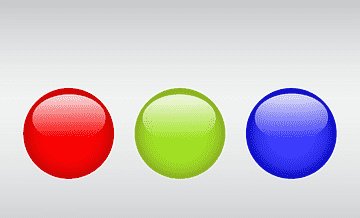
#> input picture 3balls.png, 360 x 218 px
$ python croppingImage.py
#> lines starting #> are read from the running program, lines starting #| are printed output that depends on the picture
import cv2


# soo aqri sawirka..
img = cv2.imread('3balls.png')
#> img is the input picture: shape (218, 360, 3); mean B, G, R 199.6, 197.9, 209.1


# formula: y1:y2, x1,x2
# (x=7, y=80)
# (x=117, y=199)
redBall = img[80:199, 7:117]
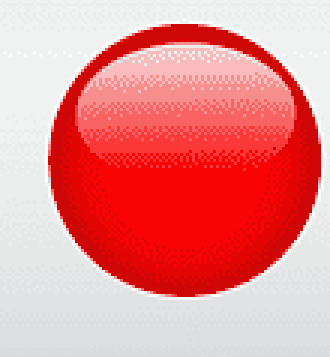
#> redBall: shape (119, 110, 3) (shown 3 times larger); mean B, G, R 141.5, 141.4, 234.1


# new image sameeey, sawirkii hore oo fulllka ka ahaa kasoo qaad oqeebtii aan doorane.
cv2.imwrite('redball.png', redBall)


# soo bandhig full iamgeka.
cv2.imshow("Image", img)
cv2.waitKey(0)
cv2.destroyAllWindows()
